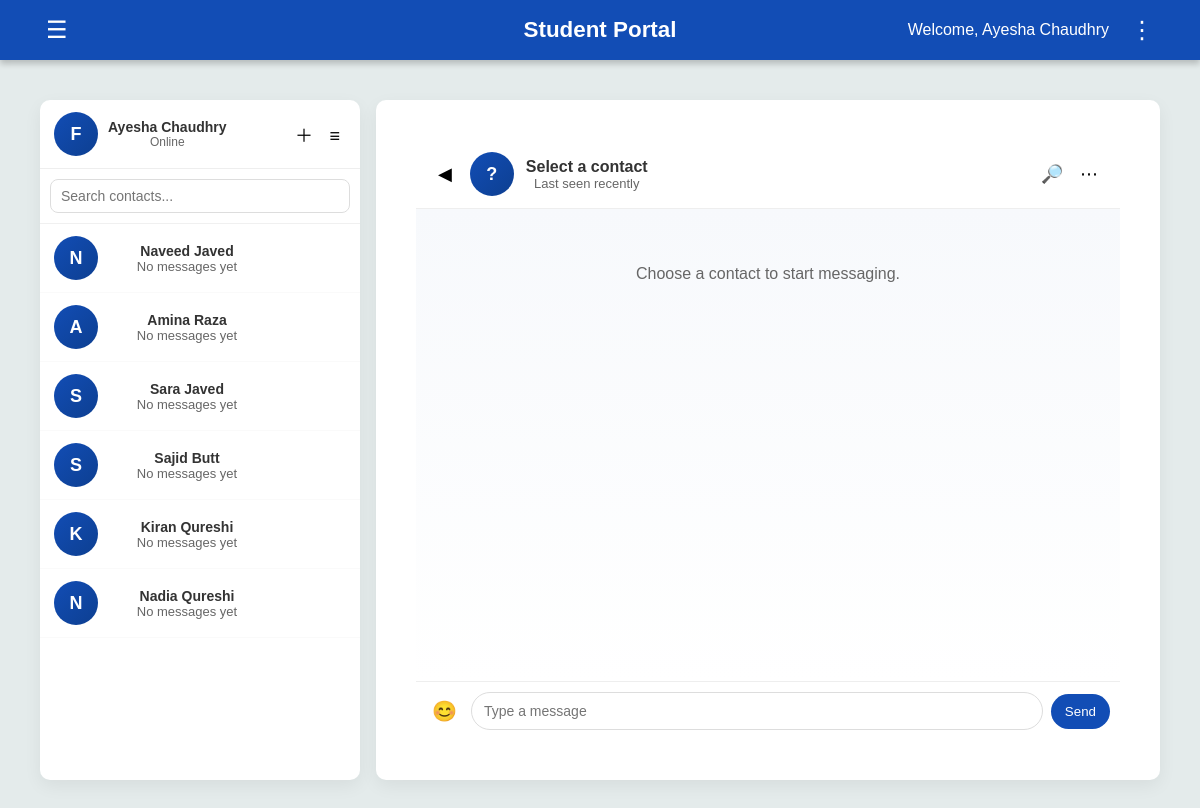
Page /student_inbox (signed in) on the committed database.
### tables this page shows
CREATE TABLE students (
        Roll_No TEXT PRIMARY KEY,
        Name TEXT,
        Gender TEXT,
        DOB TEXT,
        CNIC TEXT,
        Email TEXT,
        Mobile_No TEXT,
        Current_Address TEXT,
        Permanent_Address TEXT,
        Home_Phone TEXT,
        Postal_Code TEXT,
        Password TEXT
    );

CREATE TABLE teachers (
            Teacher_ID TEXT PRIMARY KEY,
            Name TEXT,
            Gender TEXT,
            DOB TEXT,
            CNIC TEXT,
            Email TEXT,
            Mobile_No TEXT,
            Current_Address TEXT,
            Permanent_Address TEXT,
            Home_Phone TEXT,
            Postal_Code TEXT,
            Department TEXT,
            Course_Code TEXT,
            Course_Name TEXT
        );

### app.py (the view)
@app.route('/student_inbox')
def student_inbox():
    if 'user' not in session:
        return redirect(url_for('student_login'))
    sid = session['user']
    conn = sqlite3.connect('flake.db')
    conn.row_factory = sqlite3.Row
    cur = conn.cursor()
    cur.execute("""
        SELECT Roll_No, Name
        FROM students
        WHERE Roll_No = ?
    """, (sid,))
    student = cur.fetchone()
    if not student:
        conn.close()
        flash("Student not found!", "danger")
        return redirect(url_for('student_home'))
    stu_name = student['Name']
    roll_no = student['Roll_No']
    parts = roll_no.split('-')
    dept = None
    if len(parts) >= 2:
        p1 = parts[1]
        if '_' in p1:
            sub = p1.split('_')
            if len(sub) >= 2:
                dept = sub[1]
        else:
            if len(parts) >= 3:
                if '_' in parts[2]:
                    dept = parts[2].split('_')[0]
                else:
                    dept = ''.join([ch for ch in parts[2] if ch.isalpha()])
    if not dept:
        tokens = re.split(r'[_\-]', roll_no)
        for t in tokens:
            if re.fullmatch(r'[A-Za-z]{2,}', t):
                dept = t
                break
    if not dept:
        dept = ''
    cur.execute("""
        SELECT Course_Code
        FROM enrollments
        WHERE Roll_No = ?
    """, (sid,))
    enrolled_courses = [row['Course_Code'] for row in cur.fetchall()]
    if not enrolled_courses:
        contacts = []
        conn.close()
        return render_template('inbox_S.html', user=sid, user_name=stu_name, contacts=contacts)
    placeholders = ','.join(['?' for _ in enrolled_courses])
    query = f"""
        SELECT DISTINCT t.Teacher_ID, t.Name, t.Course_Code, t.Course_Name
        FROM teachers t
        WHERE t.Course_Code IN ({placeholders})
          AND t.Department = ?
    """
    cur.execute(query, tuple(enrolled_courses) + (dept,))
    teachers = cur.fetchall()
    contacts = []
    for t in teachers:
        contacts.append({
            'id': t['Teacher_ID'],
            'name': t['Name'],
            'course_code': t['Course_Code'],
            'course': t['Course_Name'],
            'last_msg': 'No messages yet',
            'last_time': '',
            'unread': 0
        })
    conn.close()
    return render_template(
        'inbox_S.html',
        user=sid,
        user_name=stu_name,
        contacts=contacts
    )

### templates/inbox_S.html (shortened to what this page needs)
{% extends "student_dashboard.html" %}
{% block content %}
<link rel="stylesheet" href="{{ url_for('static', filename='inbox.css') }}">
<div class="inbox-app">
  <aside class="sidebar" id="sidebar">
    <div class="sidebar-header">
      <div class="me">
        <div class="avatar">{{ user[0]|upper }}</div>
        <div class="me-info">
          <div class="me-name">{{ user_name if user_name else user }}</div>
          <div class="me-status">Online</div>
        </div>
      </div>
      <div class="sidebar-actions">
        <button class="icon-btn" id="newChatBtn" title="New chat">＋</button>
        <button class="icon-btn" id="sidebarToggle" title="Toggle">≡</button>
      </div>
    </div>
    <div class="search">
      <input type="search" id="contactSearch" placeholder="Search contacts..." />
    </div>
    <div class="contacts" id="contactsList">
      {% for c in contacts %}
      <div class="contact-item" data-id="{{ c.id }}" data-name="{{ c.name }}">
        <div class="contact-left">
          <div class="contact-avatar">{{ c.name[0]|upper }}</div>
        </div>
        <div class="contact-mid">
          <div class="contact-name">{{ c.name }}</div>
          <div class="contact-last">{{ c.last_msg or "" }}</div>
        </div>
      </div>
      {% else %}
      <div class="no-contacts">No contacts found.</div>
      {% endfor %}
    </div>
  </aside>
  <main class="chat-area" id="chatArea">
    <div class="chat-header" id="chatHeader">
      <div class="header-left">
        <button class="icon-btn" id="backToContacts" title="Back">◀</button>
        <div class="chat-avatar" id="chatAvatar">?</div>
        <div class="chat-meta">
          <div class="chat-name" id="chatName">Select a contact</div>
          <div class="chat-sub">Last seen recently</div>
        </div>
      </div>
      <div class="header-actions">
        <button class="icon-btn" title="Search messages">🔎</button>
        <button class="icon-btn" title="More">⋯</button>
      </div>
    </div>
    <div class="messages-wrap" id="messagesWrap">
      <div class="messages-empty">Choose a contact to start messaging.</div>
    </div>
    <form id="messageForm" class="message-form" autocomplete="off" onsubmit="return false;">
      <button type="button" class="emoji-btn" title="Emoji">😊</button>
      <input type="text" id="messageInput" placeholder="Type a message" />
      <button type="submit" id="sendBtn" class="send-btn">Send</button>
    </form>
  </main>
</div>
{% endblock %}

### templates/student_dashboard.html (shortened to what this page needs)
<!DOCTYPE html>
<html lang="en">
  <head>
    <link
      rel="stylesheet"
      href="{{ url_for('static', filename='portal_template.css') }}"
    />
    <link
      rel="stylesheet"
      href="https://cdnjs.cloudflare.com/ajax/libs/font-awesome/6.5.0/css/all.min.css"
    />
  </head>
  <body>
    <header>
      <button class="left-btn" id="menuToggle">&#9776;</button>
      <h1 class="portal-title"><b>Student Portal</b></h1>
      <div class="user-info">
        <span>Welcome, {{ session.get('user_name', 'Student') }}</span>
        <button class="options-btn" id="optionsToggle">&#8942;</button>
      </div>
    </header>
    <main>
      {% block content %}{% endblock %}
    </main>
  </body>
</html>

### static/portal_template.css (style rules this page uses)
body { margin: 0; font-family: Arial, Helvetica, sans-serif; background-color: #E4EBEB; color: #333; }
header { background-color: #124DB5; display: flex; justify-content: space-between; align-items: center; padding: 15px 40px; color: white; box-shadow: 0 4px 6px rgba(0,0,0,0.2); position: relative; }
.left-btn, .options-btn { background: none; border: none; color: white; font-size: 24px; cursor: pointer; position: relative; }
.user-info { display: flex; align-items: center; gap: 15px; position: relative; }
main { padding: 40px; text-align: center; }
.portal-title { position: absolute; left: 50%; transform: translateX(-50%); font-size: 1.4rem; font-weight: bold; }

### static/inbox.css (style rules this page uses)
.inbox-app { display: flex; height: calc(100vh - 120px); gap: 16px; }
.sidebar { width: 320px; min-width: 220px; background: #fff; border-radius: 10px; box-shadow: 0 6px 18px rgba(0,0,0,0.06); display: flex; flex-direction: column; overflow: hidden; }
.sidebar-header { display: flex; justify-content: space-between; align-items: center; padding: 12px 14px; border-bottom: 1px solid #eee; }
.me { display: flex; gap: 10px; align-items: center; }
.avatar, .contact-avatar, .chat-avatar { width: 44px; height: 44px; border-radius: 50%; background: linear-gradient(135deg,#124DB5,#0d3f91); color: #fff; display:flex; align-items:center; justify-content:center; font-weight:700; font-size:18px; }
.me-info .me-name { font-weight:700; font-size:14px; }
.me-info .me-status { font-size:12px; color:#666; }
.icon-btn { background: none; border: none; font-size: 18px; padding: 6px; cursor: pointer; }
.search { padding: 10px; border-bottom: 1px solid #f0f0f0; }
.search input { width: 100%; padding: 8px 10px; border-radius: 8px; border: 1px solid #ddd; font-size: 14px; }
.contacts { overflow-y: auto; flex: 1 1 auto; }
.contact-item { display: flex; gap: 12px; align-items: center; padding: 12px 14px; cursor: pointer; border-bottom: 1px solid #fafafa; }
.contact-left { flex: 0 0 44px; }
.contact-mid { flex: 1 1 auto; min-width:0; }
.contact-name { font-weight:700; font-size:14px; white-space:nowrap; overflow:hidden; text-overflow:ellipsis; }
.contact-last { font-size:13px; color:#666; white-space:nowrap; overflow:hidden; text-overflow:ellipsis; }
.chat-area { flex: 1 1 auto; background: #fff; border-radius: 10px; display: flex; flex-direction: column; overflow: hidden; box-shadow: 0 6px 18px rgba(0,0,0,0.06); }
.chat-header { padding: 12px 16px; display:flex; align-items:center; justify-content:space-between; border-bottom: 1px solid #eee; }
.header-left { display:flex; align-items:center; gap:12px; }
.chat-meta .chat-name { font-weight:700; font-size:16px; }
.chat-sub { font-size:13px; color:#666; }
.messages-wrap { padding: 16px; flex: 1 1 auto; overflow-y: auto; background: linear-gradient(180deg, #f7f9fc 0%, #ffffff 100%); }
.message-form { display:flex; gap:8px; align-items:center; padding:10px; border-top:1px solid #eee; }
.message-form input[type="text"] { flex: 1 1 auto; padding:10px 12px; border-radius: 20px; border: 1px solid #ddd; font-size:14px; }
.send-btn { background:#124DB5; color:#fff; border:none; padding:10px 14px; border-radius:18px; cursor:pointer; }
.emoji-btn { background:none; border:none; font-size:20px; cursor:pointer; }
.messages-empty { color:#666; text-align:center; margin-top:40px; }

### rows in the picture
students: get "Ayesha Chaudhry", Name "Ayesha Chaudhry"
teachers: Name "N", name "Naveed Javed", last_msg "No messages yet"
teachers: Name "A", name "Amina Raza", last_msg "No messages yet"
teachers: Name "S", name "Sara Javed", last_msg "No messages yet"
teachers: Name "S", name "Sajid Butt", last_msg "No messages yet"
teachers: Name "K", name "Kiran Qureshi", last_msg "No messages yet"
teachers: Name "N", name "Nadia Qureshi", last_msg "No messages yet"

### other values in the picture
{{ user[0]|upper }} "F"
